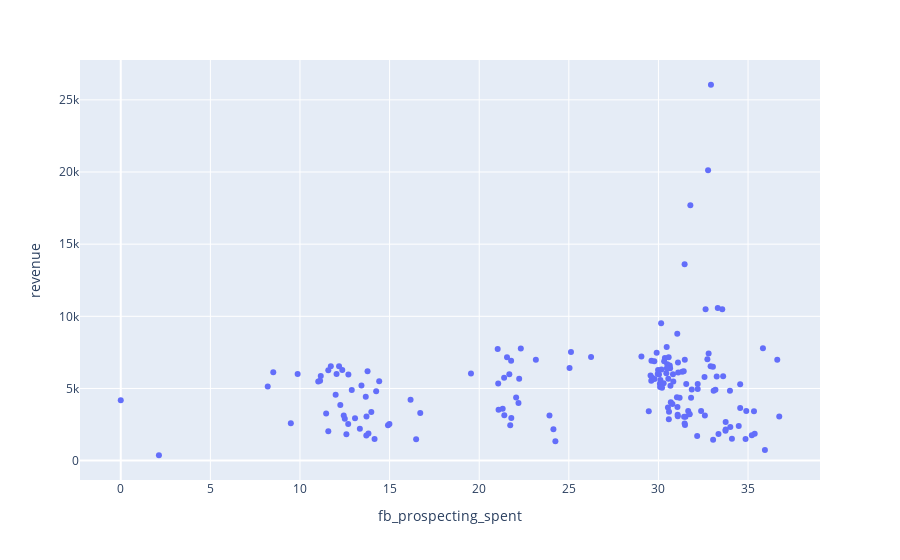
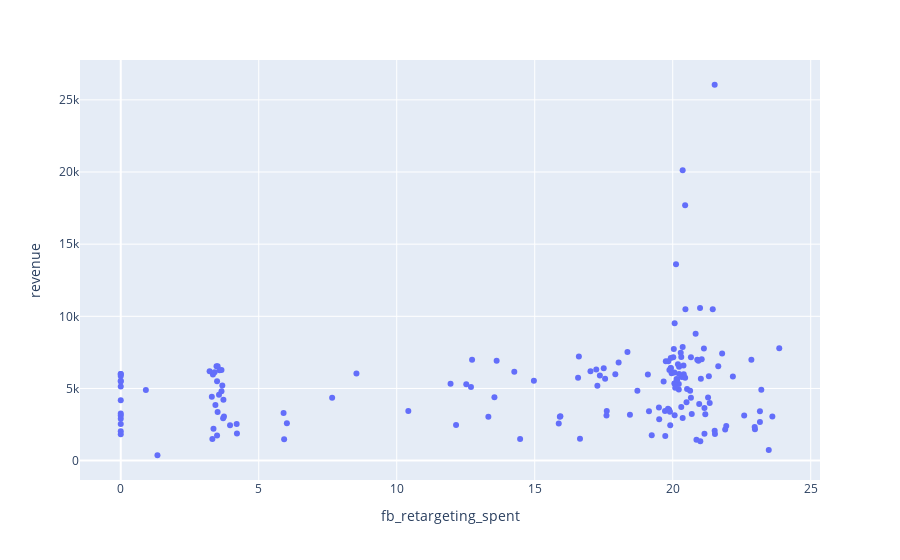
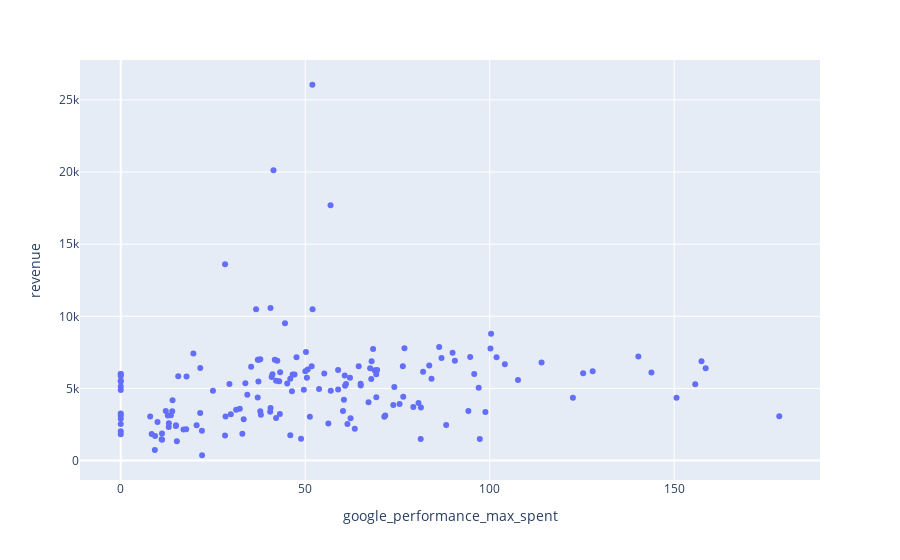
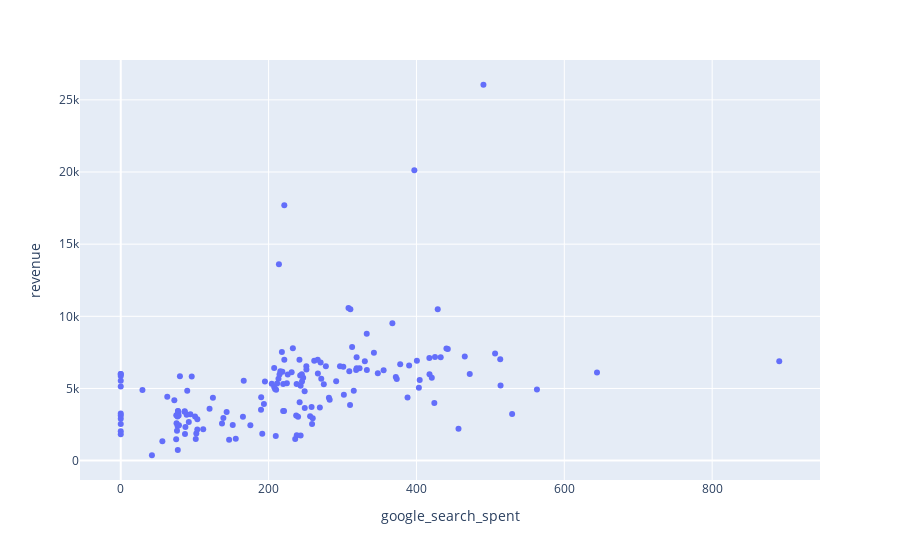

Write notebook code for charts like these, in order.
### Code cell
fig1.show()
fig2.show()
fig3.show()
fig4.show()
fig5.show()
fig6.show()

### Figure 1 — Plotly figure (JSON) as saved in the notebook; plotly's stock layout.template omitted (floating-point values rounded to 4 significant figures; data arrays with more than 128 entries replaced by an {"elided": "..."} marker saying what was removed)
{"data": [{"hovertemplate": "fb_prospecting_spent=%{x}<br>revenue=%{y}<extra></extra>", "legendgroup": "", "marker": {"color": "#636efa", "symbol": "circle"}, "mode": "markers", "name": "", "orientation": "v", "showlegend": false, "type": "scatter", "x": {"elided": "163 float values"}, "xaxis": "x", "y": {"elided": "163 float values"}, "yaxis": "y"}], "layout": {"legend": {"tracegroupgap": 0}, "margin": {"t": 60}, "xaxis": {"anchor": "y", "domain": [0, 1], "title": {"text": "fb_prospecting_spent"}}, "yaxis": {"anchor": "x", "domain": [0, 1], "title": {"text": "revenue"}}}}

### Figure 2 — Plotly figure (JSON) as saved in the notebook; plotly's stock layout.template omitted (floating-point values rounded to 4 significant figures; data arrays with more than 128 entries replaced by an {"elided": "..."} marker saying what was removed)
{"data": [{"hovertemplate": "fb_retargeting_spent=%{x}<br>revenue=%{y}<extra></extra>", "legendgroup": "", "marker": {"color": "#636efa", "symbol": "circle"}, "mode": "markers", "name": "", "orientation": "v", "showlegend": false, "type": "scatter", "x": {"elided": "163 float values"}, "xaxis": "x", "y": {"elided": "163 float values"}, "yaxis": "y"}], "layout": {"legend": {"tracegroupgap": 0}, "margin": {"t": 60}, "xaxis": {"anchor": "y", "domain": [0, 1], "title": {"text": "fb_retargeting_spent"}}, "yaxis": {"anchor": "x", "domain": [0, 1], "title": {"text": "revenue"}}}}

### Figure 3 — Plotly figure (JSON) as saved in the notebook; plotly's stock layout.template omitted (floating-point values rounded to 4 significant figures; data arrays with more than 128 entries replaced by an {"elided": "..."} marker saying what was removed)
{"data": [{"hovertemplate": "google_performance_max_spent=%{x}<br>revenue=%{y}<extra></extra>", "legendgroup": "", "marker": {"color": "#636efa", "symbol": "circle"}, "mode": "markers", "name": "", "orientation": "v", "showlegend": false, "type": "scatter", "x": {"elided": "163 float values"}, "xaxis": "x", "y": {"elided": "163 float values"}, "yaxis": "y"}], "layout": {"legend": {"tracegroupgap": 0}, "margin": {"t": 60}, "xaxis": {"anchor": "y", "domain": [0, 1], "title": {"text": "google_performance_max_spent"}}, "yaxis": {"anchor": "x", "domain": [0, 1], "title": {"text": "revenue"}}}}

### Figure 4 — Plotly figure (JSON) as saved in the notebook; plotly's stock layout.template omitted (floating-point values rounded to 4 significant figures; data arrays with more than 128 entries replaced by an {"elided": "..."} marker saying what was removed)
{"data": [{"hovertemplate": "google_search_spent=%{x}<br>revenue=%{y}<extra></extra>", "legendgroup": "", "marker": {"color": "#636efa", "symbol": "circle"}, "mode": "markers", "name": "", "orientation": "v", "showlegend": false, "type": "scatter", "x": {"elided": "163 float values"}, "xaxis": "x", "y": {"elided": "163 float values"}, "yaxis": "y"}], "layout": {"legend": {"tracegroupgap": 0}, "margin": {"t": 60}, "xaxis": {"anchor": "y", "domain": [0, 1], "title": {"text": "google_search_spent"}}, "yaxis": {"anchor": "x", "domain": [0, 1], "title": {"text": "revenue"}}}}
